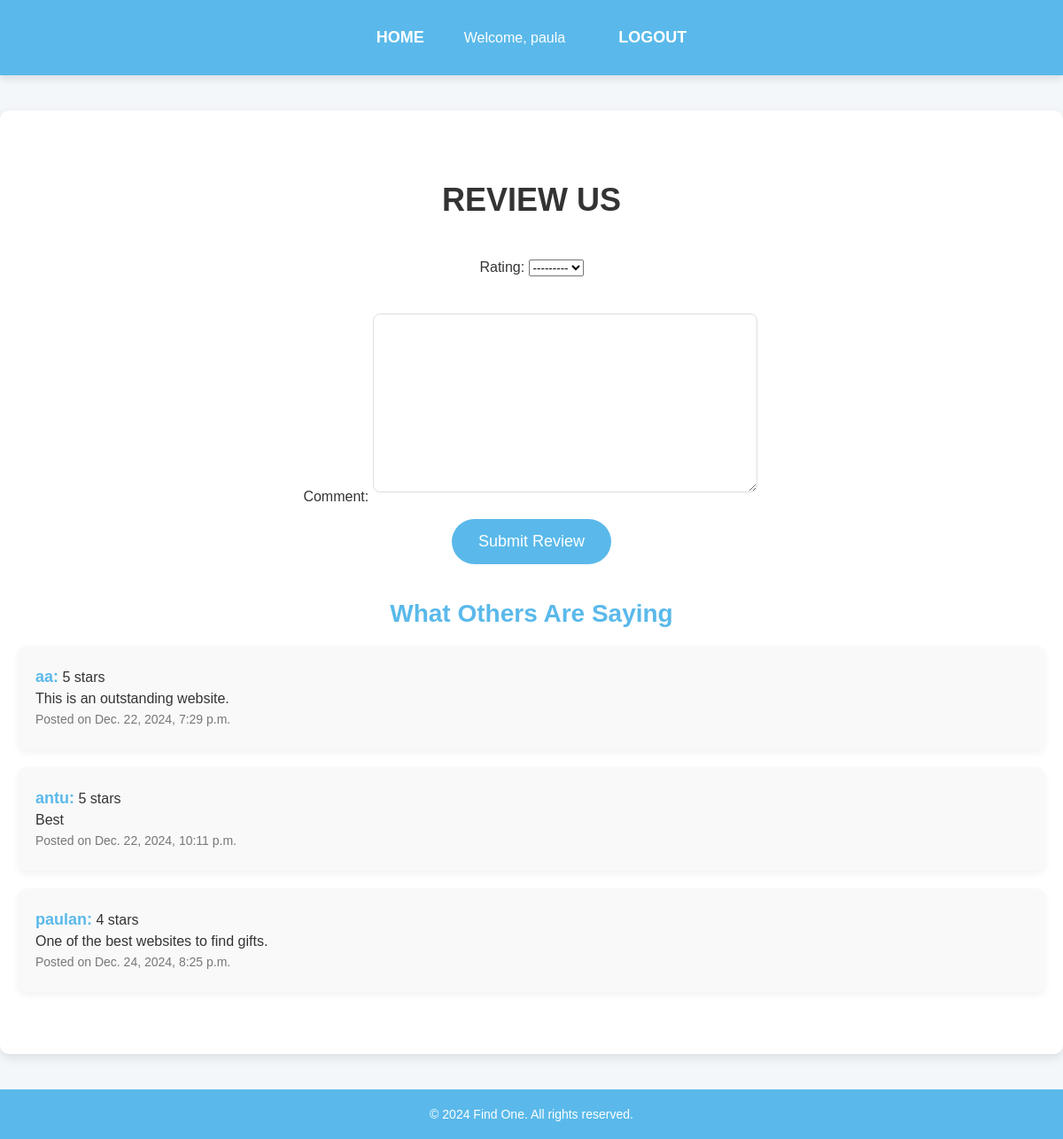
The page /review-us/ (signed in) on the database its author committed.
### myApp/models.py (models this page shows, shortened)
class Review(models.Model):
    user = models.ForeignKey(User, on_delete=models.CASCADE)
    rating = models.PositiveIntegerField(choices=[(i, i) for i in range(1, 6)])  # Ratings from 1 to 5
    comment = models.TextField()
    created_at = models.DateTimeField(auto_now_add=True)

### myApp/views.py (the view)
# urls.py: path('review-us/', views.review_us, name='review_us'),
def review_us(request):
    if request.method == 'POST':
        form = ReviewForm(request.POST)
        if form.is_valid():
            review = form.save(commit=False)
            review.user = request.user  # Associate review with the logged-in user
            review.save()
            return redirect('review_us')  # Redirect to the same page after submitting the review
    else:
        form = ReviewForm()
    reviews = Review.objects.all()  # Fetch all reviews to display
    return render(request, 'myApp/review_us.html', {'form': form, 'reviews': reviews})

### myApp/forms.py
class ReviewForm(forms.ModelForm):
    class Meta:
        model = Review
        fields = ['rating', 'comment']  # Adjust these fields based on your Review model

### myApp/templates/myApp/review_us.html (shortened to what this page needs)
<!DOCTYPE html>
<html lang="en">
<head>
</head>
<body>
    <header>
        <nav>
            <a href="{% url 'home' %}">Home</a>
            {% if user.is_authenticated %}
                <span>Welcome, {{ user.username }}</span>
                <a href="{% url 'logout' %}">Logout</a>
            {% else %}
                <a href="{% url 'login' %}">Login</a>
            {% endif %}
        </nav>
    </header>
    <section>
        <h1>Review Us</h1>
        {% if user.is_authenticated %}
            <form method="POST">
                {{ form.as_p }}
                <button type="submit">Submit Review</button>
            </form>
        {% else %}
            <p>Please <a href="{% url 'login' %}">login</a> to leave a review.</p>
        {% endif %}
        <h2>What Others Are Saying</h2>
        {% for review in reviews %}
            <div class="review">
                <p><strong>{{ review.user.username }}:</strong> {{ review.rating }} stars</p>
                <p>{{ review.comment }}</p>
                <p><small>Posted on {{ review.created_at }}</small></p>
            </div>
        {% endfor %}
    </section>
    <footer>
        <p>&copy; 2024 Find One. All rights reserved.</p>
    </footer>
</body>
</html>

### myApp/templates/myApp/review_us.html (style rules this page uses)
body { font-family: 'Arial', sans-serif; background-color: #f4f7fa; color: #333; margin: 0; padding: 0; }
header { background-color: #5ab9ea; color: white; padding: 20px 0; box-shadow: 0 4px 8px rgba(0, 0, 0, 0.1); }
header nav { display: flex; justify-content: center; align-items: center; font-size: 18px; }
header nav a { color: white; text-decoration: none; padding: 12px 25px; margin: 0 20px; font-weight: bold; text-transform: uppercase; }
header nav span { font-size: 16px; margin-right: 15px; }
section { padding: 50px 20px; max-width: 1200px; margin: 40px auto; background-color: white; border-radius: 10px; box-shadow: 0 4px 12px rgba(0, 0, 0, 0.1); overflow: hidden; }
h1 { font-size: 36px; color: #333; margin-bottom: 30px; text-align: center; text-transform: uppercase; }
h2 { font-size: 28px; color: #5ab9ea; margin-bottom: 20px; text-align: center; }
form { display: flex; flex-direction: column; align-items: center; margin-bottom: 40px; }
form input, form textarea { width: 80%; padding: 10px; margin: 10px 0; font-size: 16px; border-radius: 8px; border: 1px solid #ddd; transition: border 0.3s; }
form button { padding: 15px 30px; background-color: #5ab9ea; color: white; border: none; border-radius: 30px; font-size: 18px; cursor: pointer; transition: background-color 0.3s; }
.review { background-color: #f9f9f9; border-radius: 10px; padding: 20px; margin-bottom: 20px; box-shadow: 0 4px 8px rgba(0, 0, 0, 0.05); }
.review p { margin: 5px 0; }
.review strong { color: #5ab9ea; font-size: 18px; }
.review small { color: #777; font-size: 14px; }
footer { background-color: #5ab9ea; color: white; text-align: center; padding: 20px 0; font-size: 14px; position: relative; bottom: 0; width: 100%; }
footer p { margin: 0; }

### rows shown on the page
Review: user.username "aa", rating "5", comment "This is an outstanding website.", created_at "Dec. 22, 2024, 7:29 p.m."
Review: user.username "antu", rating "5", comment "Best", created_at "Dec. 22, 2024, 10:11 p.m."
Review: user.username "paulan", rating "4", comment "One of the best websites to find gifts.", created_at "Dec. 24, 2024, 8:25 p.m."

### other values the page prints
{{ user.username }} "paula"
